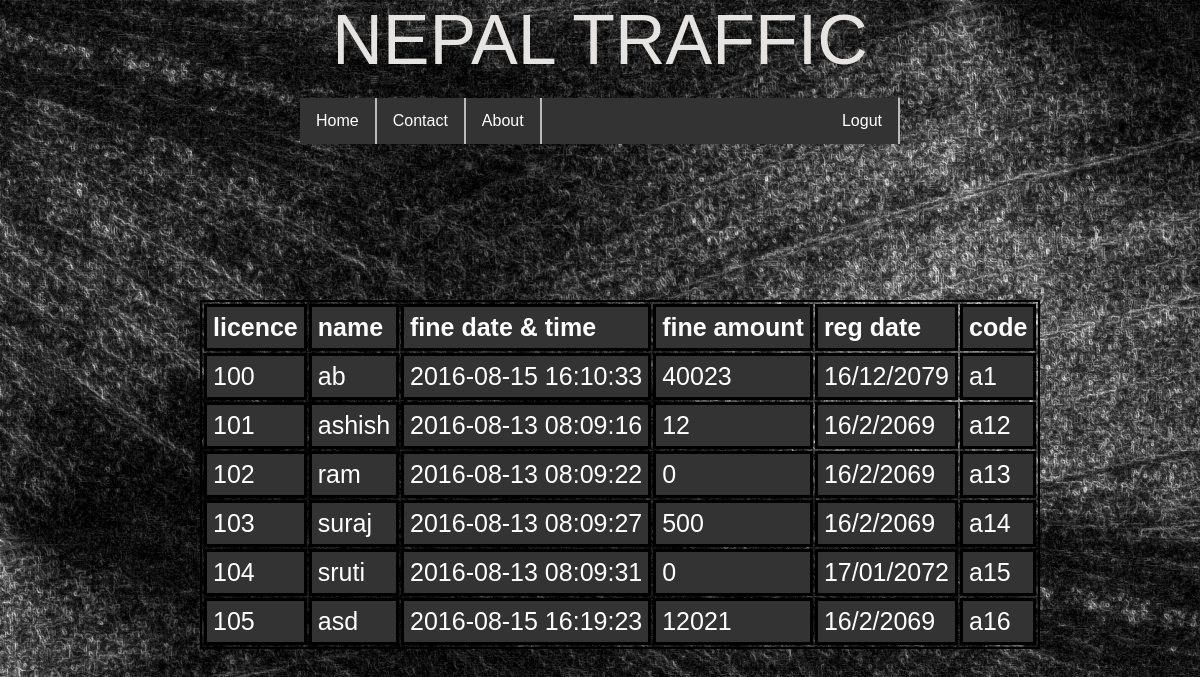
The page /loutput.php on the database its author committed.
### tables this page shows
CREATE TABLE `license` (
  `id` int(10) NOT NULL,
  `license` varchar(20) NOT NULL,
  `name` varchar(30) NOT NULL,
  `finedate` timestamp NULL DEFAULT CURRENT_TIMESTAMP ON UPDATE CURRENT_TIMESTAMP,
  `fineamount` int(15) NOT NULL,
  `registrationdate` varchar(30) NOT NULL,
  `code` varchar(20) NOT NULL
);

### loutput.php (the view, shortened to what this page needs)
<!DOCTYPE html>
<html>
<head>
<link rel="stylesheet" type="text/css" href="style.css">
</head>
</html>
<?php
$con = mysql_connect("localhost","root","");
	$sql = "SELECT license,name,finedate,fineamount,registrationdate,code FROM license";
	$myData = mysql_query($sql,$con);
	echo "<table>
	<tr>
	<th>licence</th>
	<th>name</th>
	<th>fine date & time</th>
	<th>fine amount</th>
	<th>reg date</th>
	<th>code</th>
    </tr>";
	while($record = mysql_fetch_array($myData))
	{
		echo "<tr>";
		echo "<td>" . $record['license'] . "</td>";
		echo "<td>" . $record['name'] . "</td>";
		echo "<td>" . $record['finedate'] . "</td>";
		echo "<td>" . $record['fineamount'] . "</td>";
		echo "<td>" . $record['registrationdate'] . "</td>";
		echo "<td>" . $record['code'] . "</td>";
		echo "</tr>";
	}
	echo "</table>";
?>

### style.css (style rules this page uses)
table { border: 2px solid black; position: absolute; left: 200px; top: 300px; font-size: 25px; font-color: blue; }
th { background: #333; color: white; font-weight: bold; }
td, th { background: #333; padding: 6px; border: 3px solid black; text-align: left; color: white; }

### header.css (style rules this page uses)
* { margin:0; padding:0; margin:0 auto; font-family:Tahoma, Geneva, sans-serif; color:#036; }
body { background: url("bc.jpg"); background-repeat: no-repeat; }
.title { font-size: 70px; text-align: center; color: #E5E4E2; }
ul { list-style-type: none; margin: 0; padding: 0; overflow: hidden; background-color: #333; width:50%; }
li { float: left; border-right: 2px solid #bbb; }
li a { display: block; color: white; text-align: center; padding: 14px 16px; text-decoration: none; }

### rows shown on the page
license: license "100", name "ab", finedate "2016-08-15 16:10:33", fineamount "40023", registrationdate "16/12/2079", code "a1"
license: license "101", name "ashish", finedate "2016-08-13 08:09:16", fineamount "12", registrationdate "16/2/2069", code "a12"
license: license "102", name "ram", finedate "2016-08-13 08:09:22", fineamount "0", registrationdate "16/2/2069", code "a13"
license: license "103", name "suraj", finedate "2016-08-13 08:09:27", fineamount "500", registrationdate "16/2/2069", code "a14"
license: license "104", name "sruti", finedate "2016-08-13 08:09:31", fineamount "0", registrationdate "17/01/2072", code "a15"
license: license "105", name "asd", finedate "2016-08-15 16:19:23", fineamount "12021", registrationdate "16/2/2069", code "a16"
